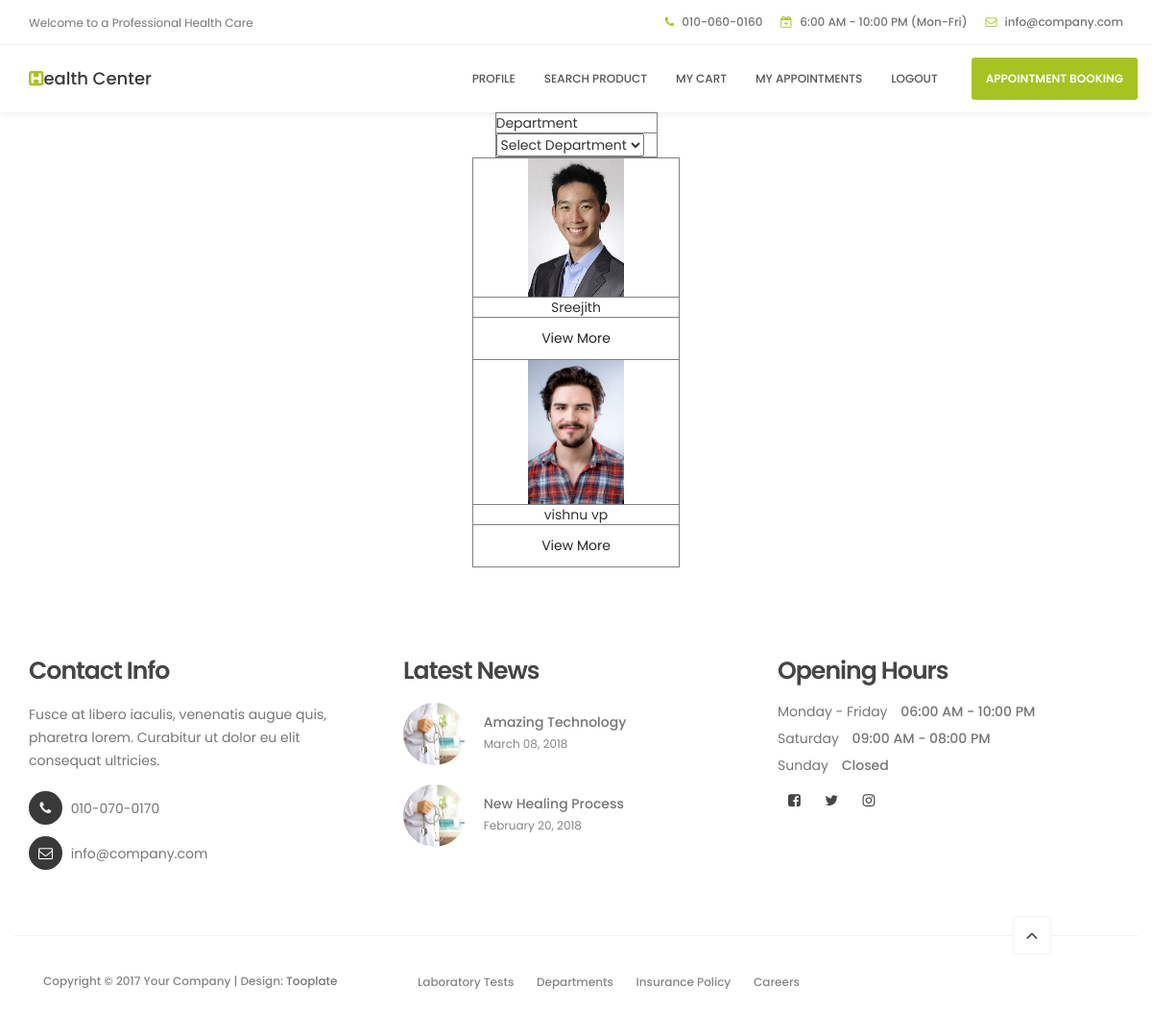
Screenshot of /Project/User/Searchdoctor.php with the database file from the repository.
### tables this page shows
CREATE TABLE `tbl_doctor` (
  `doctor_id` int(11) NOT NULL,
  `doctor_name` varchar(30) NOT NULL,
  `doctor_photo` varchar(500) NOT NULL,
  `doctor_proof` varchar(500) NOT NULL,
  `department_id` int(11) NOT NULL,
  `place_id` int(11) NOT NULL,
  `doctor_gender` varchar(30) NOT NULL,
  `doctor_email` varchar(50) NOT NULL,
  `doctor_address` varchar(500) NOT NULL,
  `doctor_dob` varchar(20) NOT NULL,
  `doctor_designation` varchar(30) NOT NULL,
  `doctor_contact` varchar(30) NOT NULL,
  `doctor_password` varchar(30) NOT NULL,
  `doctor_vstatus` int(11) NOT NULL DEFAULT 0
);

### Project/User/Searchdoctor.php (the view, shortened to what this page needs)
<?php
include("../Asset/Connection/Connection.php");
include("Header.php");
?>
<!DOCTYPE html PUBLIC "-//W3C//DTD XHTML 1.0 Transitional//EN" "http://www.w3.org/TR/xhtml1/DTD/xhtml1-transitional.dtd">
<html xmlns="http://www.w3.org/1999/xhtml">
<head>
</head>
<body>
<form action="" method="post"><table align="center" width="169" border="1">
  <tr>
    <td width="159">Department</td>
  </tr>
  <tr>
    <td><select name="txtdepartment" id="txtDepartment" onChange="getsearch(this.value)">
    <option value="">Select Department</option>
    </select>
</table>
</form><div id="search">
  <form action="" method="post">
    <table align="center" width="216" border="1">
      <?php
    $selQry="SELECT * FROM tbl_doctor where doctor_vstatus=1";
    $res=$conn->query($selQry);
	 while($val=$res->fetch_assoc())
  {
?>
  <tr>
    <td align="center"><img src="../Asset/Files/Doctor/<?php echo $val['doctor_photo']?>" width='100px'/></td>
  </tr>
  <tr>
    <td align="center"><?php echo $val['doctor_name'] ?></td>
  </tr>
  <tr>
    <td height="44" align="center"><a href="DoctorProfile.php?doid=<?php echo $val["doctor_id"]?>">View More</a></td>
  </tr>
  <?php
  }
  ?>
</table>
</form>
 </div>
</body>
</html>
<?php
include("Footer.php");
?>

### Project/Asset/Files/Main/css/tooplate-style.css (style rules this page uses)
body { background: #ffffff; font-family: 'Poppins', sans-serif; overflow-x: hidden; }
html { -webkit-font-smoothing: antialiased; }
a { color: #252525; -webkit-transition: 0.5s; transition: 0.5s; text-decoration: none !important; }

### rows the page displays
tbl_doctor: doctor_photo (picture), doctor_name "Sreejith"
tbl_doctor: doctor_photo (picture), doctor_name "vishnu vp"
